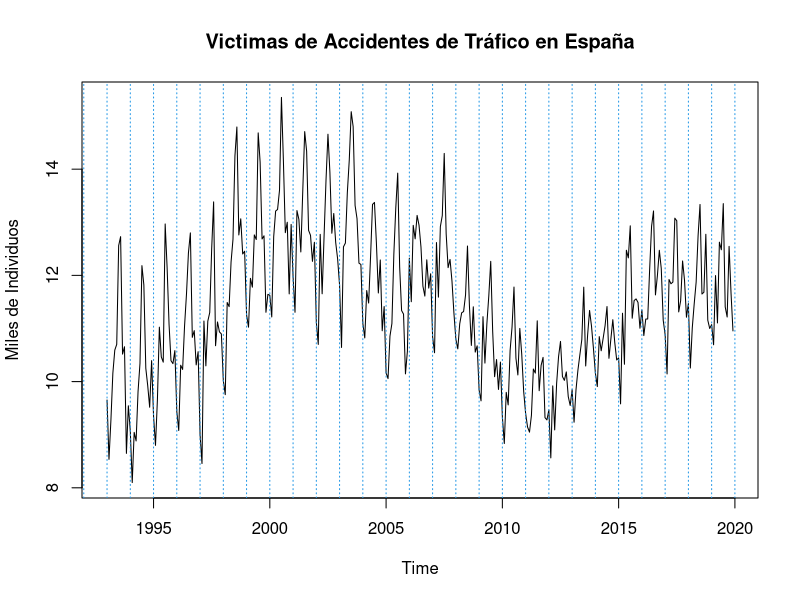
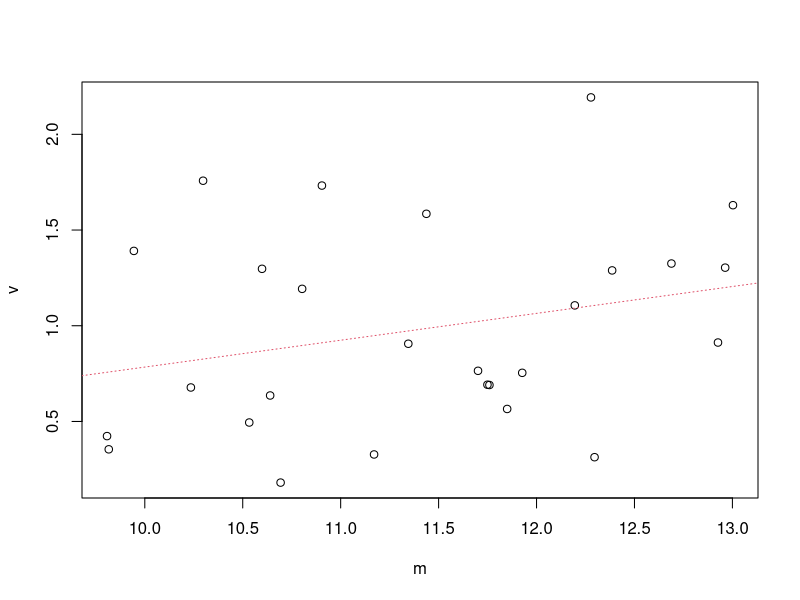
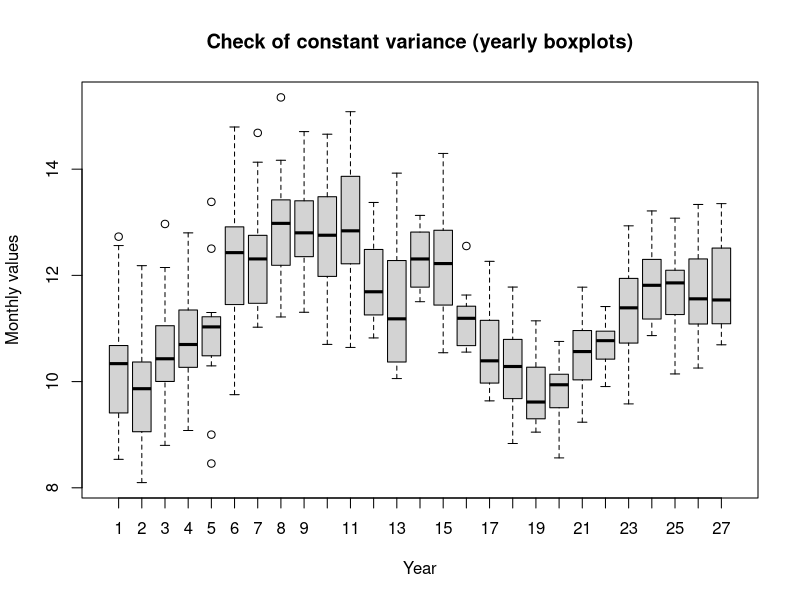
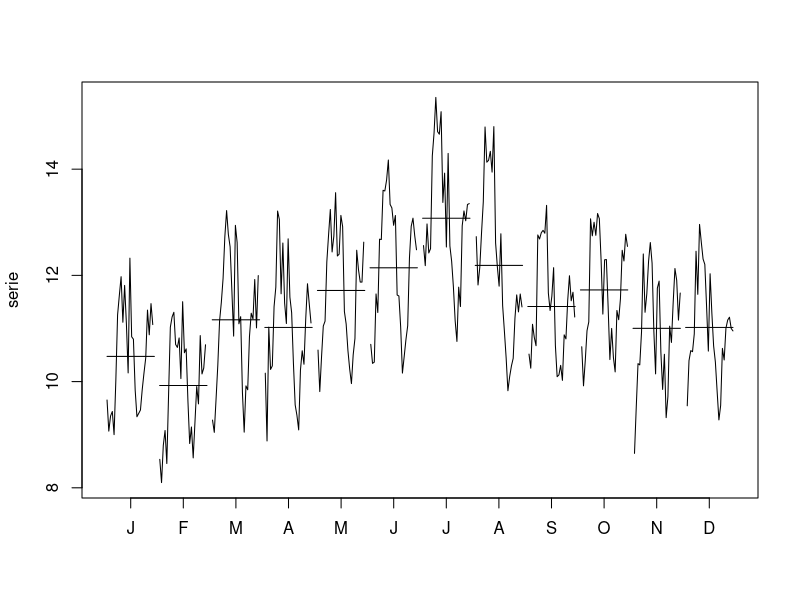
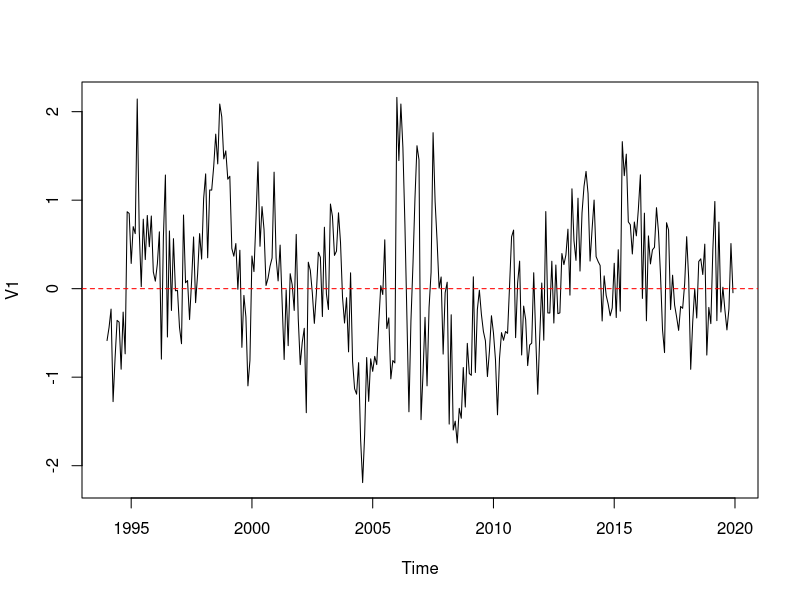
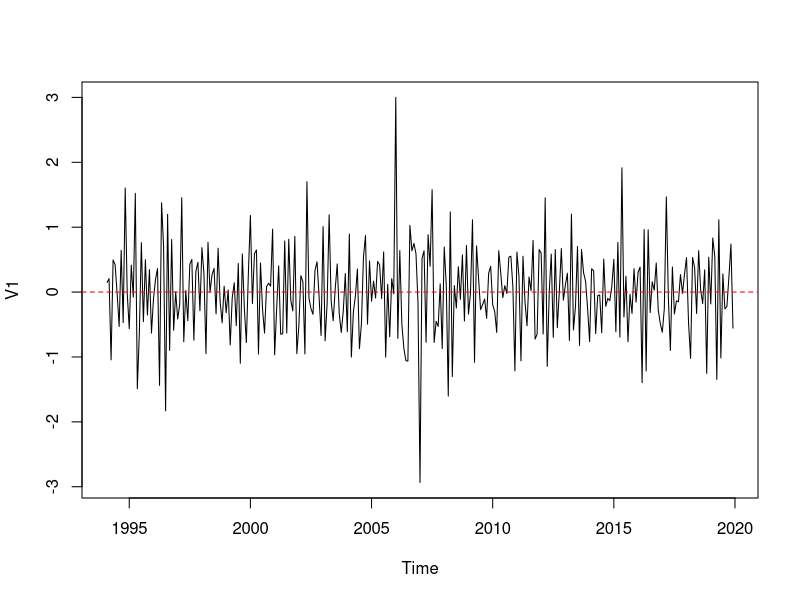
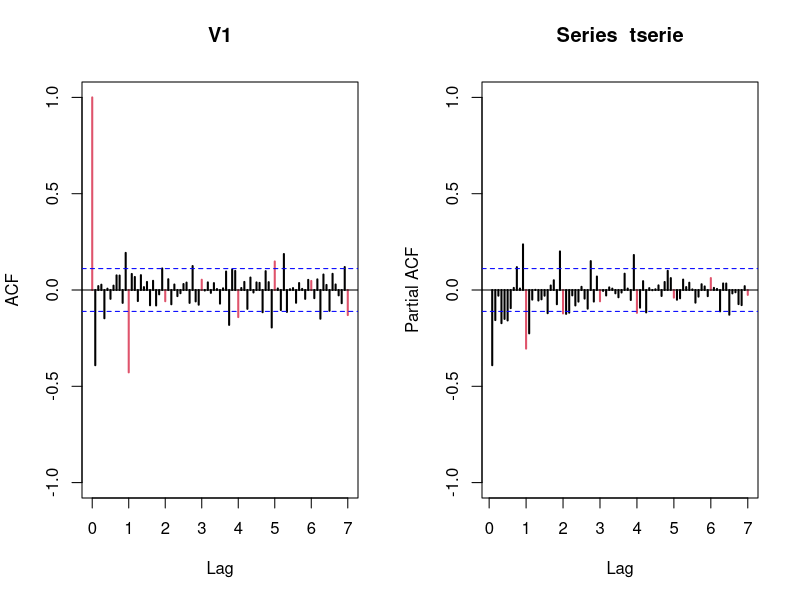
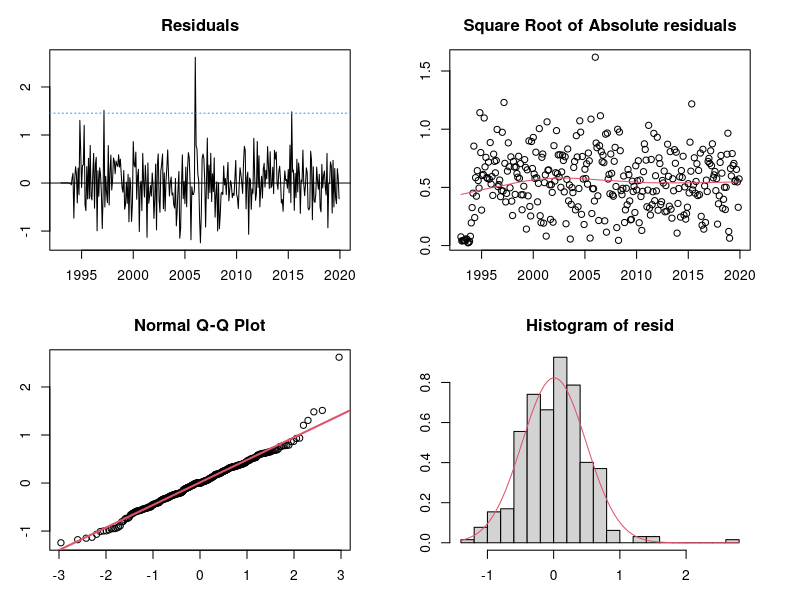

Write the R code that produced these figures, in order.
## ---- chunk 1
#knitr::opts_chunk$set(echo = TRUE)
#setwd("~/uni_folder/ASM/asm_time_series/")
## ---- chunk 2
serie=ts(read.table("victimas.dat")/1000,start=1993,freq=12)
plot(serie, main="Victimas de Accidentes de Tráfico en España", ylab="Miles de Individuos")
abline(v=1992:2020,lty=3,col=4)
## ---- chunk 3
(m <- apply (matrix(serie[1:(27*12)], nr=12),2, mean)) # to check for constant variance
(v <- apply (matrix(serie[1:(27*12)], nr=12),2, var))
plot(v~m)
abline(lm(v~m),col=2,lty=3)

group <- c(rep(1:27, rep(12, 27)))
boxplot(serie ~ group,
        xlab = "Year",
        ylab = "Monthly values",
        main = "Check of constant variance (yearly boxplots)")
## ---- chunk 4
monthplot(serie)
## ---- chunk 5
d12serie=diff(serie,12)
plot(d12serie)
abline(h=0, col='red', lty=2)
## ---- chunk 6
d1d12serie=diff(d12serie,1)
## ---- chunk 7
#fix this output
var(serie)
var(d12serie)
var(d1d12serie) # our transformation
var(diff(d1d12serie)) # 2 regular differences
## ---- chunk 8
plot(d1d12serie) 
abline(h=0, col='red', lty=2)
## ---- chunk 9
tserie <- d1d12serie #transformed serie is new name
## ---- chunk 10
par(mfrow=c(1,2))
acf(tserie,ylim=c(-1,1),col=c(2,rep(1,11)),lwd=2,lag.max=84)
pacf(tserie,ylim=c(-1,1),col=c(rep(1,11),2),lwd=2,lag.max=84)
## ---- chunk 11
#################Validation#################################
validation=function(model){
  s=frequency(get(model$series))
  resid=model$residuals
  par(mfrow=c(2,2),mar=c(3,3,3,3))
  #Residuals plot
  plot(resid,main="Residuals")
  abline(h=0)
  abline(h=c(-3*sd(resid),3*sd(resid)),lty=3,col=4)
  #Square Root of absolute values of residuals (Homocedasticity)
  scatter.smooth(sqrt(abs(resid)),main="Square Root of Absolute residuals",
                 lpars=list(col=2))
  
  #Normal plot of residuals
  qqnorm(resid)
  qqline(resid,col=2,lwd=2)
  
  ##Histogram of residuals with normal curve
  hist(resid,breaks=20,freq=FALSE)
  curve(dnorm(x,mean=mean(resid),sd=sd(resid)),col=2,add=T)
  
  
  #ACF & PACF of residuals
  par(mfrow=c(1,2))
  acf(resid,ylim=c(-1,1),lag.max=60,col=c(2,rep(1,s-1)),lwd=1)
  pacf(resid,ylim=c(-1,1),lag.max=60,col=c(rep(1,s-1),2),lwd=1)
  par(mfrow=c(1,1))
  
  #Ljung-Box p-values
  par(mar=c(2,2,1,1))
  tsdiag(model,gof.lag=7*s)
  cat("\n--------------------------------------------------------------------\n")
  print(model)
  
  #Stationary and Invertible
  cat("\nModul of AR Characteristic polynomial Roots: ", 
      Mod(polyroot(c(1,-model$model$phi))),"\n")
  cat("\nModul of MA Characteristic polynomial Roots: ",
      Mod(polyroot(c(1,model$model$theta))),"\n")
  
  suppressMessages(require(forecast,quietly=TRUE,warn.conflicts=FALSE))
  plot(model)
  
  #Model expressed as an MA infinity (psi-weights)
  psis=ARMAtoMA(ar=model$model$phi,ma=model$model$theta,lag.max=36)
  names(psis)=paste("psi",1:36)
  cat("\nPsi-weights (MA(inf))\n")
  cat("\n--------------------\n")
  print(psis[1:24])
  
  #Model expressed as an AR infinity (pi-weights)
  pis=-ARMAtoMA(ar=-model$model$theta,ma=-model$model$phi,lag.max=36)
  names(pis)=paste("pi",1:36)
  cat("\nPi-weights (AR(inf))\n")
  cat("\n--------------------\n")
  print(pis[1:24])
   
  cat("\nDescriptive Statistics for the Residuals\n")
  cat("\n----------------------------------------\n") 
  
  suppressMessages(require(fBasics,quietly=TRUE,warn.conflicts=FALSE))
  ##Anderson-Darling test
  print(basicStats(resid))
  
  ## Add here complementary tests (use with caution!)
  ##---------------------------------------------------------
  cat("\nNormality Tests\n")
  cat("\n--------------------\n")
 
  ##Shapiro-Wilks Normality test
  print(shapiro.test(resid))

  suppressMessages(require(nortest,quietly=TRUE,warn.conflicts=FALSE))
  ##Anderson-Darling test
  print(ad.test(resid))
  
  suppressMessages(require(tseries,quietly=TRUE,warn.conflicts=FALSE))
  ##Jarque-Bera test
  print(jarque.bera.test(resid))
  
  cat("\nHomoscedasticity Test\n")
  cat("\n--------------------\n")
  suppressMessages(require(lmtest,quietly=TRUE,warn.conflicts=FALSE))
  ##Breusch-Pagan test
  obs=get(model$series)
  print(bptest(resid~I(obs-resid)))
  
  cat("\nIndependence Tests\n")
  cat("\n--------------------\n")
  
  ##Durbin-Watson test
  print(dwtest(resid~I(1:length(resid))))
  
  ##Ljung-Box test
  cat("\nLjung-Box test\n")
  print(t(apply(matrix(c(1:4,(1:4)*s)),1,function(el) {
    te=Box.test(resid,type="Ljung-Box",lag=el)
    c(lag=(te$parameter),statistic=te$statistic[[1]],p.value=te$p.value)})))
  
}
################# Fi Validation #################################
## ---- chunk 12
# Initialize a data frame to store the results
results <- data.frame(p = integer(),
                      i = integer(),
                      q = integer(),
                      P = integer(),
                      D = integer(),
                      Q = integer(),
                      AIC = numeric(),
                      BIC = numeric())


# Loop over possible values of P, D, Q, and period
for (p in c(0,2,6)) {          # Experiment with seasonal AR orders (e.g., 0 to 2)
  for (P in c(0,1)) {        # Seasonal differencing (typically 0 or 1)
     for (Q in 0:1) {     # Experiment with seasonal MA orders (e.g., 0 to 2)
      

        # Fit the ARIMA model with the current seasonal parameters
        mod <- arima(serie, 
                     order = c(p, 1, 1), 
                     seasonal = list(order = c(P,1,Q), period = 12))

        # Store the AIC and BIC values
        results <- rbind(results, 
                            data.frame(p = p,
                                    i = 1,
                                    q = 1,
                                    P = P,
                                    D = 1,
                                    Q = Q, 
                                    AIC = AIC(mod), 
                                    BIC = BIC(mod)))
     }
  }
}

# Sort results by AIC (or BIC) for easier interpretation
dresults <- results[order(results$AIC), ]
# Display the results
print(dresults)
## ---- chunk 13
(mod1=arima(serie,order=c(6,1,1),seasonal=list(order=c(0,1,1),period=12)))
(mod2=arima(serie,order=c(2,1,1),seasonal=list(order=c(0,1,1),period=12)))
(mod3=arima(serie,order=c(0,1,1),seasonal=list(order=c(0,1,1),period=12)))
## ---- chunk 14
validation(mod1)
## ---- chunk 15
validation(mod2)
## ---- chunk 16
validation(mod3)
## ---- chunk 17
# Correct split for training and testing
ultim <- c(2018, 12)  # Train until the end of 2018
serie_train <- window(serie, end = ultim)  # Training data (1993 to 2018)
serie_test <- window(serie, start = ultim + c(0, 1))  # Test data (2019)

# Fit models to training data
(mod1B <- arima(serie_train, order = c(6, 1, 1), seasonal = list(order = c(0, 1, 1), period = 12)))
(mod2B <- arima(serie_train, order = c(2, 1, 1), seasonal = list(order = c(0, 1, 1), period = 12)))
(mod3B <- arima(serie_train, order = c(0, 1, 1), seasonal = list(order = c(0, 1, 1), period = 12)))

# Predict for the next 12 months (2019)
pred1 <- predict(mod1B, n.ahead = 12)
pred2 <- predict(mod2B, n.ahead = 12)
pred3 <- predict(mod3B, n.ahead = 12)

# Convert predictions and standard errors into time series
pr1 <- ts(pred1$pred, start = ultim + c(0, 1), freq = 12)
se1 <- ts(pred1$se, start = ultim + c(0, 1), freq = 12)
pr2 <- ts(pred2$pred, start = ultim + c(0, 1), freq = 12)
se2 <- ts(pred2$se, start = ultim + c(0, 1), freq = 12)
pr3 <- ts(pred3$pred, start = ultim + c(0, 1), freq = 12)
se3 <- ts(pred3$se, start = ultim + c(0, 1), freq = 12)

# Compute confidence intervals for predictions
tl1 <- pr1 - 1.96 * se1
tu1 <- pr1 + 1.96 * se1
tl2 <- pr2 - 1.96 * se2
tu2 <- pr2 + 1.96 * se2
tl3 <- pr3 - 1.96 * se3
tu3 <- pr3 + 1.96 * se3

# Visualize predictions for Model 1 with Actual Data
ts.plot(serie, tl1, tu1, pr1, lty = c(1, 2, 2, 1), col = c(1, 4, 4, 2),
        xlim = c(2017, 2020), type = "o",
        main = paste("Model ARIMA(6,1,1)(0,1,1)12"))
abline(v = (2017:2020), lty = 3, col = 4)

# Visualize predictions for Model 2
ts.plot(serie, tl2, tu2, pr2, lty = c(1, 2, 2, 1), col = c(1, 4, 4, 2),
        xlim = c(2017, 2020), type = "o",
        main = paste("Model ARIMA(2,1,1)(0,1,1)12"))
abline(v = (2017:2020), lty = 3, col = 4)

# Visualize predictions for Model 3
ts.plot(serie, tl3, tu3, pr3, lty = c(1, 2, 2, 1), col = c(1, 4, 4, 2),
        xlim = c(2017, 2020), type = "o",
        main = paste("Model ARIMA(0,1,1)(0,1,1)12"))
abline(v = (2017:2020), lty = 3, col = 4)

# Evaluate Prediction Errors (2019 Observations)
obs <- window(serie, start = ultim + c(0, 1))  # Observed data for 2019
error1 <- obs - window(pr1, start = ultim + c(0, 1))
error2 <- obs - window(pr2, start = ultim + c(0, 1))
error3 <- obs - window(pr3, start = ultim + c(0, 1))

# Compute Metrics for Each Model
metrics <- data.frame(
  Model = c("ARIMA(6,1,1)(0,1,1)", "ARIMA(2,1,1)(0,1,1)", "ARIMA(0,1,1)(0,1,1)"),
  RMSE = c(sqrt(mean(error1^2, na.rm = TRUE)),
           sqrt(mean(error2^2, na.rm = TRUE)),
           sqrt(mean(error3^2, na.rm = TRUE))),
  MAE = c(mean(abs(error1), na.rm = TRUE),
          mean(abs(error2), na.rm = TRUE),
          mean(abs(error3), na.rm = TRUE)),
  RMSPE = c(sqrt(mean((error1 / obs)^2, na.rm = TRUE)),
            sqrt(mean((error2 / obs)^2, na.rm = TRUE)),
            sqrt(mean((error3 / obs)^2, na.rm = TRUE))),
  MAPE = c(mean(abs(error1 / obs), na.rm = TRUE),
           mean(abs(error2 / obs), na.rm = TRUE),
           mean(abs(error3 / obs), na.rm = TRUE))
)

# Display Metrics
metrics
